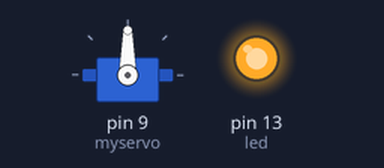
Recording of a sketch running on a simulated Arduino Uno, built with avr-gcc and run on an emulated ATmega328P. On the bench: servo, output pins drawn as LEDs (lit = HIGH).

Above: at 0.05 s.
At 2.0 s:
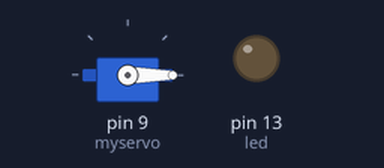
At 2.95 s:
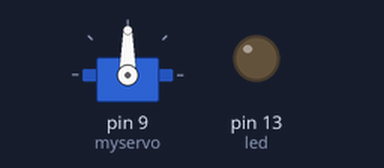
At 3.95 s:
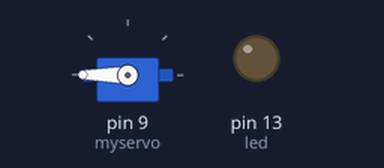
Timing chart, 0 to 5.2 s (numbered marks = the images above):
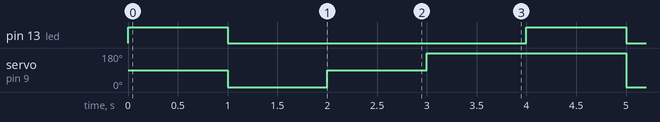

Measured:
- by itself, pin 13 (led): alternates HIGH for 1.0 s and LOW for 3.0 s
- by itself, servo on pin 9 (myservo): repeats every 4.0 s: 90° 1.0 s, 180° 2.0 s, 0° 1.0 s

The sketch:

servo__led.ino
```cpp
#include <Servo.h> //importamos libreria

int led = 13;   // Pin para el led

Servo myservo;  // nombre de funcion para el servo


void setup()
{

  pinMode(led, OUTPUT);   // iniciamos el led.
  myservo.attach(9);      // asignamos el pin 9 para el servo.
}

void loop()
{
  digitalWrite(led, HIGH);   // encendido led
  delay(1000);               // pasa un segundo
  digitalWrite(led, LOW);    // apaga led


       myservo.write(0);      // posicion inicial
       delay(1000);
       myservo.write(90);     // mueve 90 grados
       delay(1000);
       myservo.write(180);    // mueve a posiocion 180
       delay(1000);
}
```

ARMA.cpp
```cpp
#include <Servo.h>

Servo servoMotor;
Servo servoMotor2;
char lectura;


void setup() {
  Serial.begin(9600);
  servoMotor.attach(4);
  servoMotor2.attach(5);
}

void loop() {
lectura=Serial.read();

//servoMotor.write(0);
//servoMotor2.write(0);
//delay(4000);
//servoMotor.write(90);
//servoMotor2.write(200);
//delay(1000);
//servoMotor.write(0);
//servoMotor2.write(0);
//delay(4000);


if (lectura =='A'){
  servoMotor.write(0);
  delay(1000);
  servoMotor.write(90);
  delay(1000);
  servoMotor.write(0);
}
if (lectura=='B'){
  servoMotor.write(0);
  delay(1000);
  servoMotor.write(90);
  delay(2000);
  servoMotor.write(0);
  }
if (lectura=='C'){
  servoMotor.write(0);
  delay(1000);
  servoMotor.write(90);
  delay(4000);
  servoMotor.write(0);
  }
if (lectura=='D'){
  servoMotor.write(0);
  delay(1000);
  servoMotor.write(200);
  delay(6000);
  servoMotor.write(0);
  }
if (lectura =='E'){
  servoMotor2.write(0);
  delay(1000);
  servoMotor2.write(200);
  delay(1000);
  servoMotor2.write(0);


    }
if (lectura=='F'){
  servoMotor2.write(0);
  delay(1000);
  servoMotor2.write(200);
  delay(2000);
  servoMotor2.write(0);
  }
if (lectura=='G'){
  servoMotor2.write(0);
  delay(1000);
  servoMotor2.write(200);
  delay(4000);
  servoMotor2.write(0);
  }
if (lectura=='H'){
  servoMotor2.write(0);
  delay(1000);
  servoMotor2.write(200);
  delay(6000);
  servoMotor2.write(0);
  }
if (lectura=='I'){
  servoMotor2.write(0);
  delay(1000);
  servoMotor2.write(200);
  delay(8000);
  servoMotor2.write(0);
  }
if (lectura=='J'){
  servoMotor2.write(0);
  delay(1000);
  servoMotor2.write(200);
  delay(10000);
  servoMotor2.write(0);
  }

}
```
